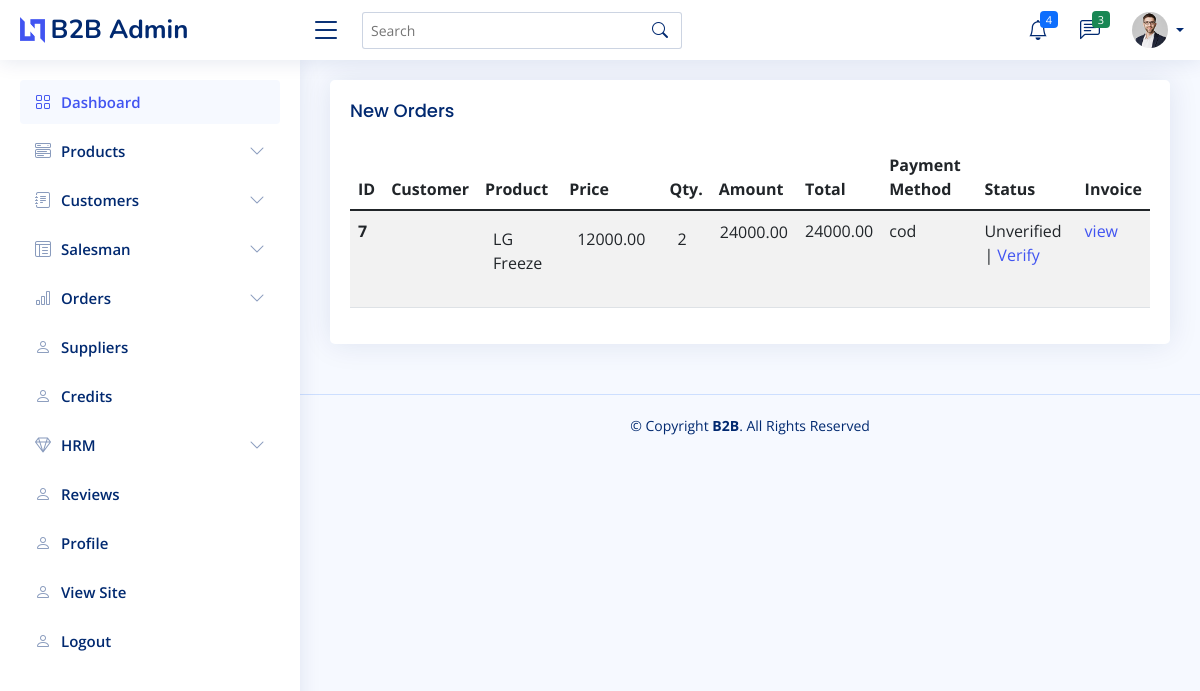
The page /admin-dashboard/orders/new/ on the database as committed earlier.
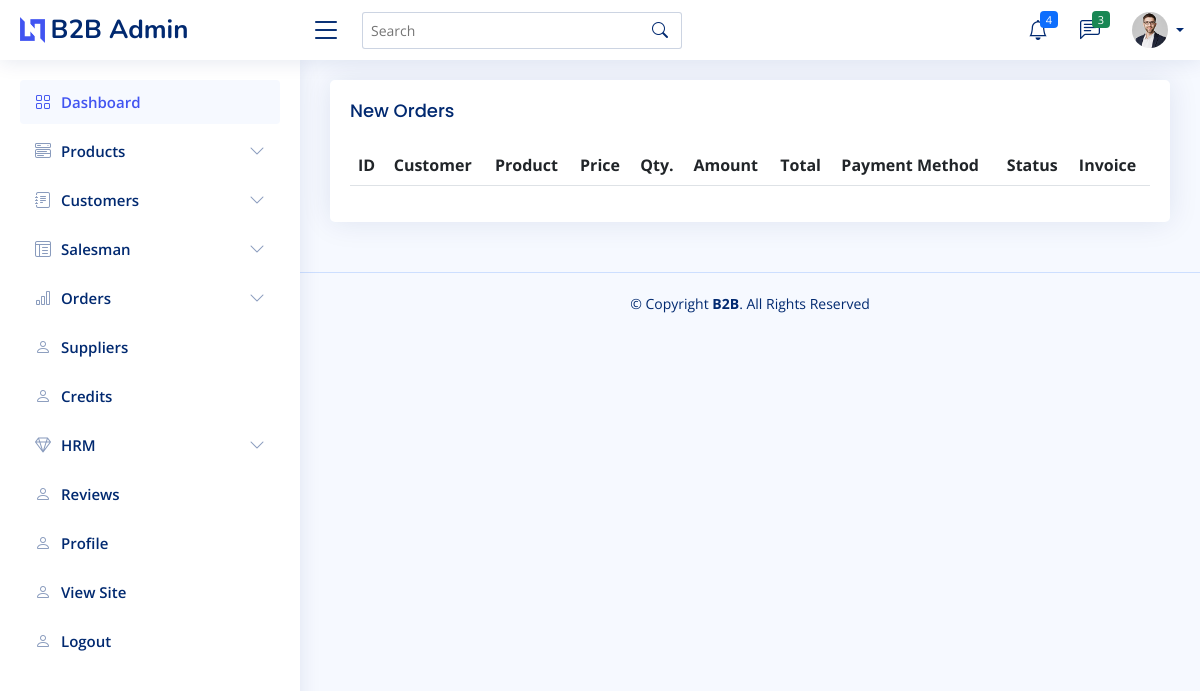
The same page on the database as committed later.
### orders/models.py (models this page shows, shortened)
class Order(models.Model):
    PAYMENT_CHOICES = [('credit', 'Credit'),('cod', 'Cash on Delivery')]
    ORDER_STATUS_CHOICES = [('unverified', 'Unverified'),
                            ('verified','Verified'),
                            ('on_delivery', 'On Delivery'),
                            ('delivered', 'Delivered'),
                            ('cancelled','Cancelled')]
    user = models.ForeignKey(User, on_delete = models.CASCADE, related_name = 'orders')
    payment_method = models.CharField(max_length = 50, choices = PAYMENT_CHOICES)
    order_status = models.CharField(max_length = 50, choices = ORDER_STATUS_CHOICES)
    created = models.DateTimeField(auto_now_add = True)
    updated = models.DateTimeField(auto_now = True)
    objects = OrderManager()
    class Meta:
        ordering = ['-created']
    def get_total_cost(self):
        return sum([item.get_cost() for item in self.items.all()])

class OrderItem(models.Model):
    order = models.ForeignKey(Order, on_delete = models.CASCADE, related_name = 'items')
    product = models.ForeignKey(Product, on_delete = models.CASCADE)
    quantity = models.PositiveIntegerField(default = 1)
    def get_cost(self):
        if self.product.discounted_price:
            return self.product.discounted_price * self.quantity
        else:
            return self.product.price * self.quantity

### shop/models.py (models this page shows, shortened)
class Product(models.Model):
    COLOR_CHOICES = [
        ('white', 'White'),
        ('black', 'Black'),
        ('grey', 'Grey'),
        ('silver', 'Silver'),
        ('golden', 'Golden'),
    ]
    category = models.ForeignKey(Category, on_delete = models.CASCADE, related_name = 'products', verbose_name="Category*")
    sub_category = models.ForeignKey(SubCategory, on_delete = models.CASCADE, related_name = 'products', verbose_name="Sub Category*")
    sub_sub_category = models.ForeignKey(SubSubCategory, on_delete = models.CASCADE, related_name = 'products', verbose_name="Sub Sub Category*")
    name = models.CharField('Product Name*',max_length = 500)
    brand = models.ForeignKey(Brand, on_delete = models.CASCADE, blank = True, null = True, related_name = 'products')
    image = models.FileField('Product Images*',upload_to = 'images/')
    color = models.CharField('Product Color*',max_length=100, choices = COLOR_CHOICES, blank = True, null = True)
    price = models.DecimalField('Price*',max_digits = 10,decimal_places = 2)
    discounted_price = models.DecimalField('Discounted Price',max_digits = 10, decimal_places = 2, blank = True, null = True)
    stock = models.PositiveIntegerField('Stock*')
    size = models.CharField(max_length = 10, blank = True, null = True)
    type = models.CharField('Product Type',max_length = 10, blank = True, null = True)
    is_featured = models.BooleanField('Featured Product',default = False)
    created_date = models.DateTimeField(auto_now_add = True)
    updated_date = models.DateTimeField(auto_now = True)

### orders/views.py (the view)
# urls.py: path('admin-dashboard/orders/new/', views.new_orders, name = 'new_orders'),
def new_orders(request):
    new_orders = Order.objects.filter(order_status = 'unverified')
    return render(request,'orders/new_orders.html', {'new_orders':new_orders})

### orders/models.py (called while the page is built)
    def get_queryset(self):
        return OrderQuerySet(self.model, using=self._db)

### orders/templates/orders/new_orders.html
{% extends 'shop/admin_base.html' %}
{% block main %}
<section class="section">
      <div class="row">
        <div class="col-lg-12">
          <div class="card">
            <div class="card-body">
              <h5 class="card-title">New Orders</h5>
              <table class="table table-striped datatable">
                <thead>
                  <tr>
                    <th scope="col">ID</th>
                    <th scope="col">Customer</th>
                    <th scope="col">Product</th>
                    <th scope="col">Price</th>
                    <th scope="col">Qty.</th>
                    <th scope="col">Amount</th>
                    <th scope="col">Total</th>
                    <th scpe="col">Payment Method</th>
                    <th scope="col">Status</th>
                    <th scope="col">Invoice</th>
                  </tr>
                </thead>
                <tbody>
                {% for order in new_orders %}
                  <tr>
                    <th scope="row">{{order.id}}</th>
                    <td>{{order.user.customer.full_name}}</td>
                    <td>
                        <table class="table table-borderless">
                        {% for item in order.items.all %}
                            <tr>
                            <td>{{item.product.name}}</td>
                            </tr>
                        {% endfor%}
                        </table>
                    </td>
                    <td>
                        <table class="table table-borderless">
                        {% for item in order.items.all %}
                            <tr>
                                {% if item.product.discounted_price%}
                                <td>{{item.product.discounted_price}}</td>
                                {% else %}
                                <td>{{item.product.price}}</td>
                                {% endif %}
                            </tr>
                        {% endfor%}
                        </table>
                    </td>
                    <td>
                        <table class="table table-borderless">
                        {% for item in order.items.all %}
                            <tr>
                                <td>{{item.quantity}}</td>
                            </tr>
                        {% endfor%}
                        </table>
                    </td>
                    <td>
                        <table>
                        {% for item in order.items.all %}
                            <tr>
                                <td>{{item.get_cost}}</td>
                            </tr>
                        {% endfor%}
                        </table>
                    </td>
                    <td>{{order.get_total_cost}}</td>
                    <td>{{order.payment_method}}</td>
                    <td>Unverified | <a href="{% url 'orders:verify_order' order.id %}">Verify</a></td>
                    <td><a href="{% url 'orders:order_invoice' order.id %}">view</a></td>
                  </tr>
                  {% endfor%}
                </tbody>
              </table>
            </div>
          </div>
        </div>
      </div>
    </section>
{% endblock %}

Rows that differ between the two databases and show on the page:
no longer on this page (row edited): Order: id "7", get_total_cost "24000.00", payment_method "cod"
no longer on this page (row unchanged): OrderItem: product.name "LG Freeze", product.discounted_price "12000.00", quantity "2", get_cost "24000.00"
